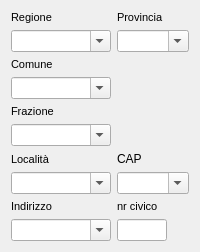
     <widget class="QWidget" name="tab_6">
      <attribute name="title">
       <string>Localizzazione</string>
      </attribute>
      <layout class="QGridLayout" name="gridLayout_10">
       <item row="0" column="0">
        <layout class="QGridLayout" name="gridLayout_6">
         <item row="1" column="0">
          <widget class="QComboBox" name="comboBox_regione">
           <property name="font">
            <font>
             <pointsize>8</pointsize>
            </font>
           </property>
           <property name="editable">
            <bool>true</bool>
           </property>
          </widget>
         </item>
         <item row="7" column="0">
          <widget class="QComboBox" name="comboBox_frazione">
           <property name="minimumSize">
            <size>
             <width>0</width>
             <height>22</height>
            </size>
           </property>
           <property name="font">
            <font>
             <pointsize>8</pointsize>
            </font>
           </property>
           <property name="editable">
            <bool>true</bool>
           </property>
          </widget>
         </item>
         <item row="8" column="0">
          <widget class="QLabel" name="label_31">
           <property name="font">
            <font>
             <pointsize>8</pointsize>
            </font>
           </property>
           <property name="text">
            <string>Località</string>
           </property>
          </widget>
         </item>
         <item row="4" column="0">
          <widget class="QLabel" name="label_15">
           <property name="font">
            <font>
             <pointsize>8</pointsize>
            </font>
           </property>
           <property name="text">
            <string>Comune</string>
           </property>
          </widget>
         </item>
         <item row="9" column="0">
          <widget class="QComboBox" name="comboBox_localita">
           <property name="minimumSize">
            <size>
             <width>0</width>
             <height>22</height>
            </size>
           </property>
           <property name="font">
            <font>
             <pointsize>8</pointsize>
            </font>
           </property>
           <property name="editable">
            <bool>true</bool>
           </property>
          </widget>
         </item>
         <item row="10" column="1">
          <widget class="QLabel" name="label_50">
           <property name="font">
            <font>
             <pointsize>8</pointsize>
            </font>
           </property>
           <property name="text">
            <string>nr civico</string>
           </property>
          </widget>
         </item>
         <item row="5" column="0">
          <widget class="QComboBox" name="comboBox_comune">
           <property name="sizePolicy">
            <sizepolicy hsizetype="Preferred" vsizetype="Fixed">
             <horstretch>0</horstretch>
             <verstretch>0</verstretch>
            </sizepolicy>
           </property>
           <property name="minimumSize">
            <size>
             <width>0</width>
             <height>22</height>
            </size>
           </property>
           <property name="font">
            <font>
             <pointsize>8</pointsize>
            </font>
           </property>
           <property name="editable">
            <bool>true</bool>
           </property>
          </widget>
         </item>
         <item row="0" column="0">
          <widget class="QLabel" name="label_48">
           <property name="font">
            <font>
             <pointsize>8</pointsize>
            </font>
           </property>
           <property name="text">
            <string>Regione</string>
           </property>
          </widget>
         </item>
         <item row="6" column="0">
          <widget class="QLabel" name="label_30">
           <property name="font">
            <font>
             <pointsize>8</pointsize>
            </font>
           </property>
           <property name="text">
            <string>Frazione</string>
           </property>
          </widget>
         </item>
         <item row="10" column="0">
          <widget class="QLabel" name="label_49">
           <property name="font">
            <font>
             <pointsize>8</pointsize>
            </font>
           </property>
           <property name="text">
            <string>Indirizzo</string>
           </property>
          </widget>
         </item>
         <item row="11" column="1">
          <widget class="QLineEdit" name="lineEdit_nr_civico">
           <property name="minimumSize">
            <size>
             <width>0</width>
             <height>22</height>
            </size>
           </property>
           <property name="maximumSize">
            <size>
             <width>50</width>
             <height>16777215</height>
            </size>
           </property>
           <property name="font">
            <font>
             <pointsize>8</pointsize>
            </font>
           </property>
           <property name="text">
            <string/>
           </property>
          </widget>
         </item>
         <item row="11" column="0">
          <widget class="QComboBox" name="comboBox_9">
           <property name="editable">
            <bool>true</bool>
           </property>
          </widget>
         </item>
         <item row="9" column="1">
          <widget class="QComboBox" name="comboBox_10">
           <property name="editable">
            <bool>true</bool>
           </property>
          </widget>
         </item>
         <item row="8" column="1">
          <widget class="QLabel" name="label_3">
           <property name="text">
            <string>CAP</string>
           </property>
          </widget>
         </item>
         <item row="0" column="1">
          <widget class="QLabel" name="label_11">
           <property name="font">
            <font>
             <pointsize>8</pointsize>
            </font>
           </property>
           <property name="text">
            <string>Provincia</string>
           </property>
          </widget>
         </item>
         <item row="1" column="1">
          <widget class="QComboBox" name="comboBox_provincia">
           <property name="enabled">
            <bool>true</bool>
           </property>
           <property name="minimumSize">
            <size>
             <width>0</width>
             <height>22</height>
            </size>
           </property>
           <property name="font">
            <font>
             <pointsize>8</pointsize>
            </font>
           </property>
           <property name="editable">
            <bool>true</bool>
           </property>
          </widget>
         </item>
        </layout>
       </item>
      </layout>
     </widget>
